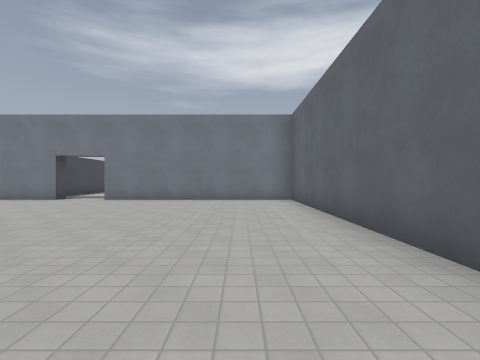
[1] (above)

12 first-person views from a walk through a 3-D level made in the Godot game engine. The camera is 1.3 m above the floor, looks level and sees 85° across. The floor is counted in squares, 2 m on a side. Each view is taken from the middle of a square. On the plan, view 1 faces up. The plan holds only what a view shows up to about 9 squares ahead; the rest is blank. The place goes on beyond the plan. Surface patterns are stand-ins for the level's own textures.

[2]
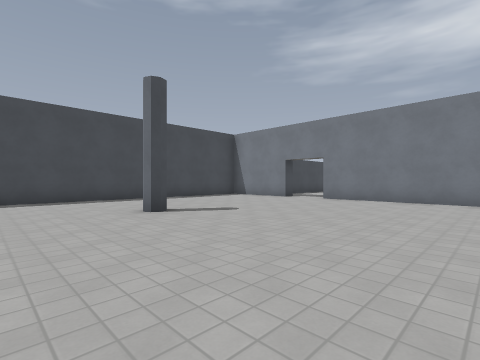

[3]
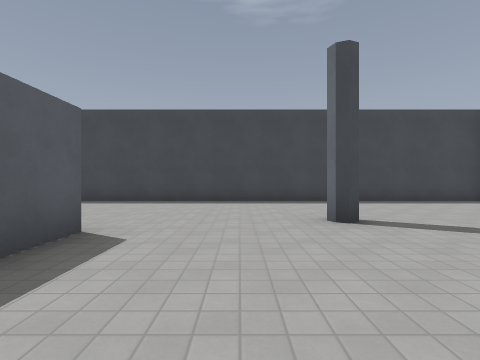

[4]
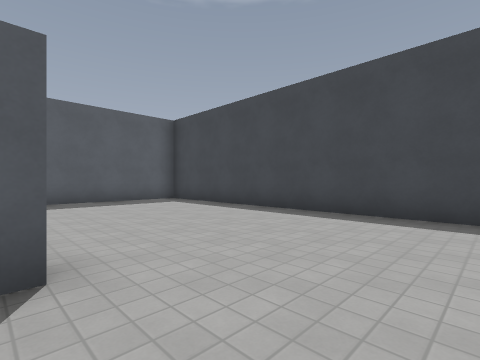

[5]
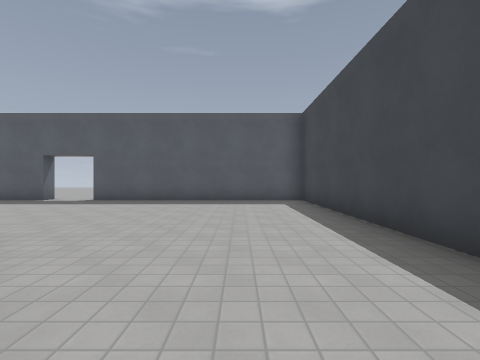

[6]
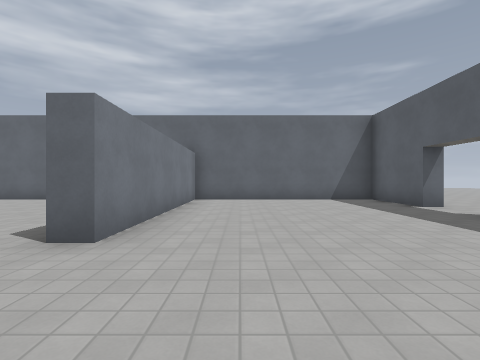

[7]
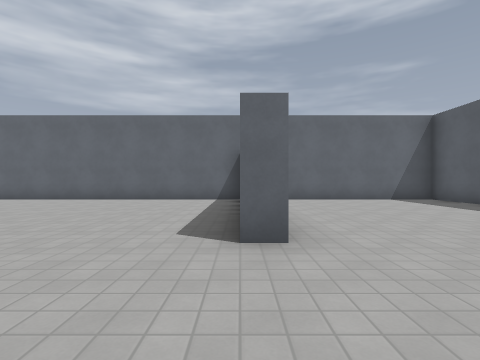

[8]
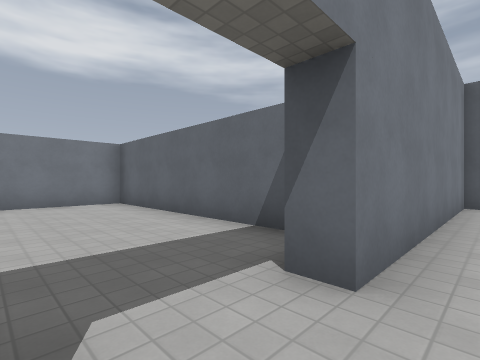

[9]
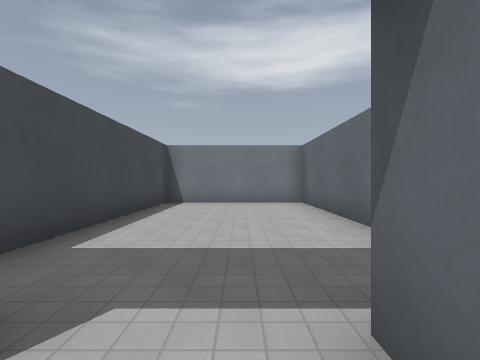

[10]
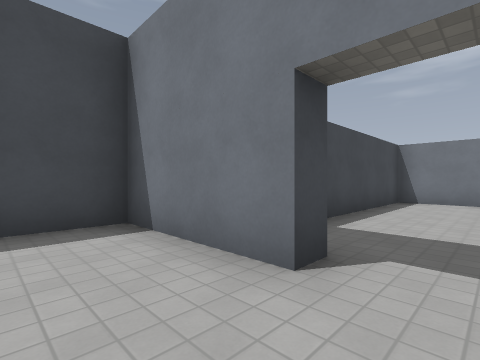

[11]
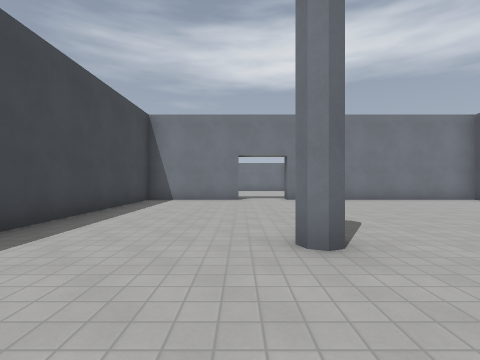

[12]
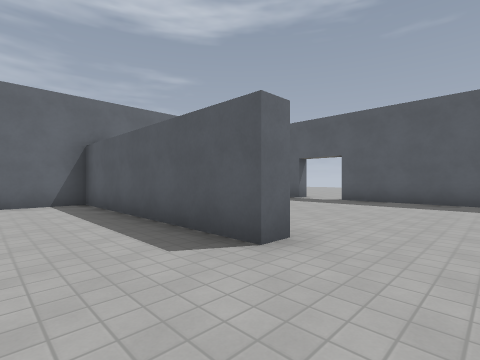

### Floor plan
Points are (right, up) in squares from view 1. A wall is a line through its corners. A room is listed if a view was taken in it or the views show most of it. See-through windows are left out.
Room 1 (views 1, 2, 3, 4, 5, 6, 7, 8, 9, 10, 11, 12)
walls: (-6, 9.1) (-6, 8.6) (-9, 8.6) (-9, -7.4) (-2.3, -7.4); (-3.2, 9.9) (-3.2, 15.5) (-7.1, 15.5) (-7.1, 10.2); (-0.7, -8) (-0.7, -7.4) (1.7, -7.4) (1.7, -1.5) (-4.4, -1.5) (-4.4, -1) (1.7, -1) (1.7, 8.6) (-4.4, 8.6) (-4.4, 9.1)
ways out: opening at (-1.5, -8)

Where each view was taken, in squares from view 1:
view 1: 0 up, 0 right, facing up
view 2: 0 up, 0 right, facing up-left
view 3: 1 up, 1 left, facing left
view 4: 1 up, 4 left, facing down-left
view 5: 1 up, 7 left, facing down
view 6: 3 down, 7 left, facing right
view 7: 1 down, 7 left, facing right
view 8: 8 up, 6 left, facing up-right
view 9: 8 up, 5 left, facing up
view 10: 7 up, 5 left, facing up-left
view 11: 0 up, 6 left, facing up
view 12: 1 up, 6 left, facing down-right
